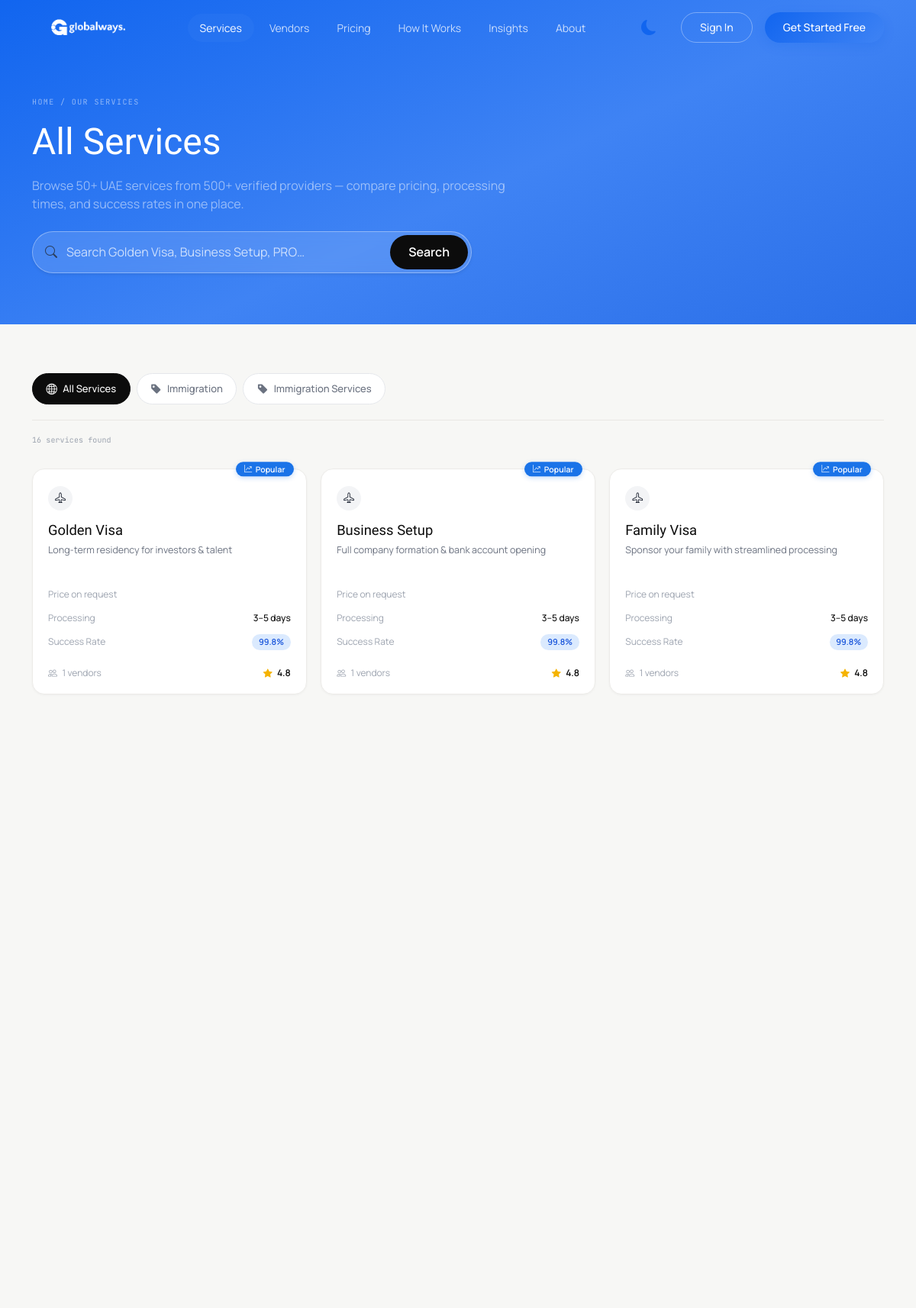
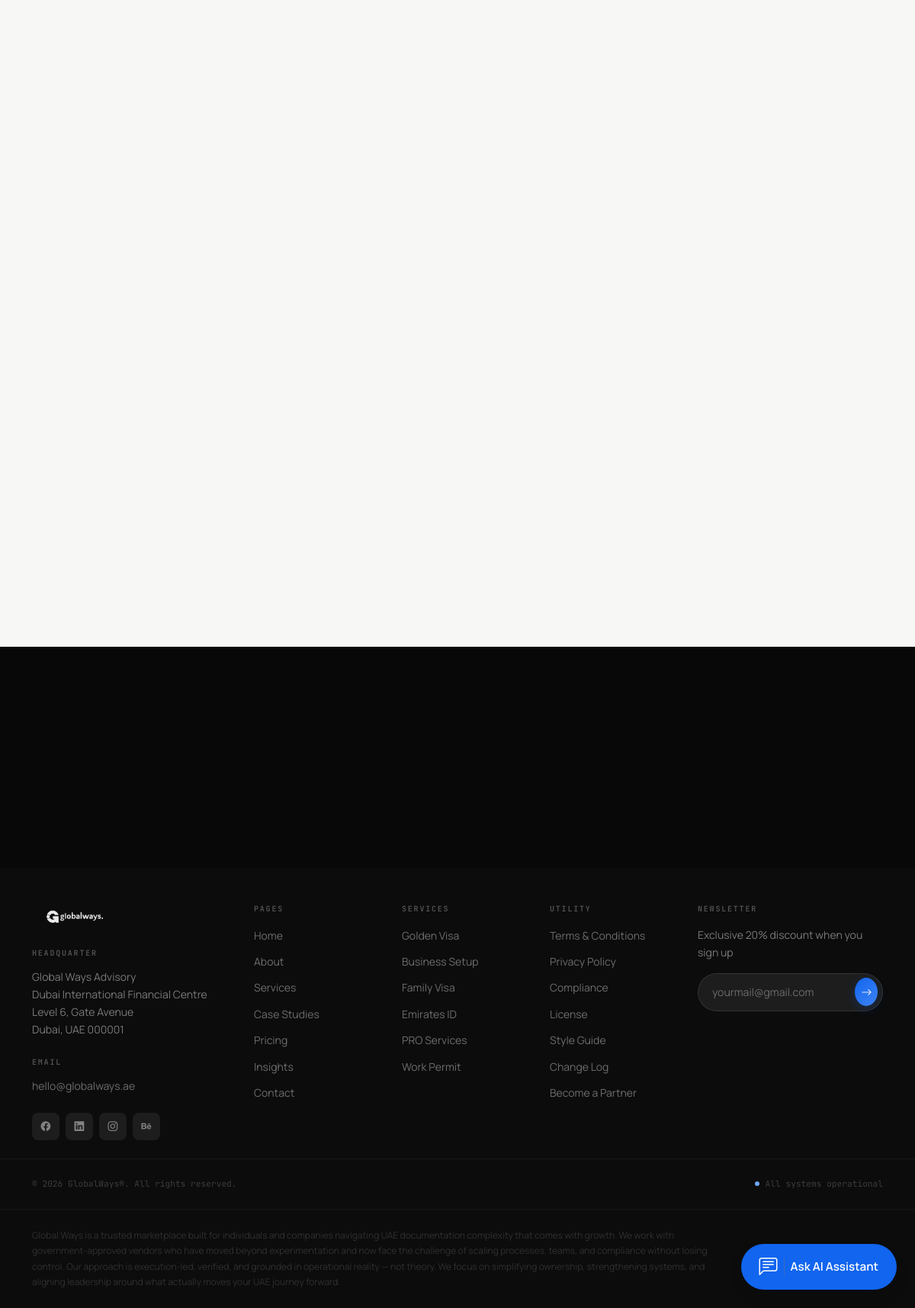
/services.php, run on the app's committed database (2 pictures, top to bottom).
### tables this page shows
CREATE TABLE `menu_items` (
  `id` int(10) unsigned NOT NULL AUTO_INCREMENT,
  `menu_id` int(10) unsigned NOT NULL,
  `parent_id` int(10) unsigned DEFAULT NULL,
  `title` varchar(150) NOT NULL,
  `url` varchar(255) NOT NULL,
  `sort_order` int(11) DEFAULT 0,
  PRIMARY KEY (`id`),
  KEY `idx_menu_id` (`menu_id`),
  CONSTRAINT `fk_menu_items_menu` FOREIGN KEY (`menu_id`) REFERENCES `menus` (`id`) ON DELETE CASCADE
);

CREATE TABLE `service_categories` (
  `id` int(10) unsigned NOT NULL AUTO_INCREMENT,
  `uuid` char(36) NOT NULL,
  `name` varchar(150) NOT NULL,
  `slug` varchar(191) NOT NULL,
  `description` text DEFAULT NULL,
  `created_at` timestamp NULL DEFAULT current_timestamp(),
  PRIMARY KEY (`id`),
  UNIQUE KEY `uuid` (`uuid`),
  UNIQUE KEY `name` (`name`),
  UNIQUE KEY `slug` (`slug`)
);

CREATE TABLE `services` (
  `id` int(10) unsigned NOT NULL AUTO_INCREMENT,
  `uuid` char(36) NOT NULL,
  `provider_id` int(10) unsigned DEFAULT NULL,
  `category_id` int(10) unsigned DEFAULT NULL,
  `title` varchar(191) NOT NULL,
  `slug` varchar(191) NOT NULL,
  `short_description` varchar(255) DEFAULT NULL,
  `description` text DEFAULT NULL,
  `price` decimal(10,2) DEFAULT NULL,
  `currency` varchar(10) DEFAULT 'USD',
  `duration_minutes` int(11) DEFAULT NULL,
  `images` longtext DEFAULT NULL CHECK (json_valid(`images`)),
  `status` enum('draft','published','archived') NOT NULL DEFAULT 'draft',
  `created_at` timestamp NULL DEFAULT current_timestamp(),
  `updated_at` timestamp NULL DEFAULT NULL ON UPDATE current_timestamp(),
  `rating_avg` decimal(4,2) DEFAULT NULL,
  `rating_count` int(10) unsigned DEFAULT 0,
  `icon_class` varchar(100) DEFAULT 'bi-award',
  `duration_text` varchar(100) DEFAULT '5–7 days',
  `master_service_id` int(10) unsigned DEFAULT NULL,
  PRIMARY KEY (`id`),
  UNIQUE KEY `uuid` (`uuid`),
  UNIQUE KEY `slug` (`slug`),
  KEY `idx_services_provider` (`provider_id`),
  KEY `idx_services_category` (`category_id`),
  KEY `idx_services_rating_count` (`rating_count`),
  KEY `idxservices_provider_status` (`provider_id`,`status`),
  KEY `fk_services_master_service` (`master_service_id`),
  CONSTRAINT `fk_services_category` FOREIGN KEY (`category_id`) REFERENCES `service_categories` (`id`) ON DELETE SET NULL ON UPDATE CASCADE,
  CONSTRAINT `fk_services_master_service` FOREIGN KEY (`master_service_id`) REFERENCES `services` (`id`) ON DELETE SET NULL ON UPDATE CASCADE,
  CONSTRAINT `fk_services_provider` FOREIGN KEY (`provider_id`) REFERENCES `providers` (`id`) ON DELETE CASCADE ON UPDATE CASCADE
);

### services.php (the view, shortened to what the rows shown need)
<?php
require_once __DIR__ . '/lib/services_helpers.php';
$search_q = trim($_GET['q'] ?? '');
$cat_filter = trim($_GET['category'] ?? 'all');
$categories = service_categories_all();
$where = ["s.status = 'published'"];
$where_sql = implode(' AND ', $where);
$sql = "SELECT s.*, c.name as category_name, c.slug as category_slug, p.name as provider_name,
        (SELECT COUNT(DISTINCT s2.provider_id) FROM services s2 WHERE s2.category_id = s.category_id) as vendors_count
        FROM services s
        LEFT JOIN service_categories c ON c.id = s.category_id
        LEFT JOIN providers p ON p.id = s.provider_id
        WHERE $where_sql
        ORDER BY s.created_at DESC";
$res_services = $mysqli->query($sql);
$services = [];
if ($res_services) {
    while($row = $res_services->fetch_assoc()) $services[] = $row;
}
include __DIR__ . '/partials/frontend_header.php';
?>
  <main>
    <section class="page-hero">
      <div class="container-xl">
        <h1 class="font-serif mb-3" style="font-size:clamp(2.2rem,4vw,3.5rem)">All Services</h1>
      </div>
    </section>
    <section class="py-5 services-list-section">
      <div class="container-xl py-3">
        <div class="d-flex flex-wrap gap-2 services-filter-row" id="categoryFilters" role="group" aria-label="Filter by category">
          <a href="services.php?q=<?= urlencode($search_q) ?>&category=all" class="filter-pill-btn filter-pill text-decoration-none <?= $cat_filter === 'all' ? 'active' : '' ?>">
            <i class="bi bi-globe2"></i> All Services
          </a>
          <?php foreach ($categories as $cat): ?>
            <a href="services.php?q=<?= urlencode($search_q) ?>&category=<?= urlencode($cat['slug']) ?>" class="filter-pill-btn filter-pill text-decoration-none <?= $cat_filter === $cat['slug'] ? 'active' : '' ?>">
              <i class="bi bi-tag-fill"></i> <?= htmlspecialchars($cat['name']) ?>
            </a>
          <?php endforeach; ?>
        </div>
        <div class="row g-4 services-grid" id="servicesGrid">
          <?php if (empty($services)): ?>
            <div class="col-12 text-center py-5">
              <i class="bi bi-search-heart fs-1 text-muted"></i>
              <p class="text-muted mt-3">No services found matching your criteria.</p>
            </div>
          <?php else: ?>
            <?php foreach ($services as $svc):
                $price_label = !empty($svc['price']) ? 'Starting from' : 'Price on request';
                $price_value = !empty($svc['price']) ? htmlspecialchars($svc['currency'] . ' ' . number_format($svc['price'])) : '';
                $timeline = !empty($svc['duration_minutes']) ? htmlspecialchars($svc['duration_minutes'] . ' mins') : '3–5 days';
                $rating = !empty($svc['rating_avg']) ? round($svc['rating_avg'], 1) : '4.8';
                $vendor_count = !empty($svc['vendors_count']) ? $svc['vendors_count'] : '12';
            ?>
              <div class="col-sm-6 col-lg-4 service-item fade-in">
                <a href="service-detail.php?id=<?= htmlspecialchars($svc['slug']) ?>" class="svc-list-card">
                  <span class="svc-popular-badge"><i class="bi bi-graph-up-arrow"></i> Popular</span>
                  <div class="svc-icon-circle"><i class="bi bi-airplane"></i></div>
                  <h2 class="svc-card-title font-serif"><?= htmlspecialchars($svc['title']) ?></h2>
                  <p class="svc-card-desc"><?= htmlspecialchars($svc['short_description']) ?></p>
                  <div class="svc-meta-row"><span><?= htmlspecialchars($price_label) ?></span><strong><?= $price_value ?></strong></div>
                  <div class="svc-meta-row"><span>Processing</span><span class="svc-meta-val"><?= $timeline ?></span></div>
                  <div class="svc-meta-row"><span>Success Rate</span><span class="svc-rate-pill">99.8%</span></div>
                  <div class="svc-card-footer">
                    <span><i class="bi bi-people"></i> <?= htmlspecialchars($vendor_count) ?> vendors</span>
                    <span class="svc-rating"><i class="bi bi-star-fill"></i> <?= htmlspecialchars($rating) ?></span>
                  </div>
                </a>
              </div>
            <?php endforeach; ?>
          <?php endif; ?>
        </div>
      </div>
    </section>
  </main>
<?php include __DIR__ . '/partials/frontend_footer.php'; ?>

### partials/frontend_header.php (shortened to what the rows shown need)
<?php
require_once __DIR__ . '/../lib/permissions.php';
$header_items = [];
$h_res = $mysqli->query("SELECT mi.* FROM menu_items mi JOIN menus m ON m.id = mi.menu_id WHERE m.location = 'header' ORDER BY mi.sort_order ASC, mi.id ASC");
if ($h_res) {
    while ($row = $h_res->fetch_assoc()) {
        $header_items[] = $row;
    }
}
?>
<!DOCTYPE html>
<html lang="en">
<head>
  <link href="https://cdn.jsdelivr.net/npm/bootstrap@5.3.3/dist/css/bootstrap.min.css" rel="stylesheet">
  <link href="https://cdn.jsdelivr.net/npm/bootstrap-icons@1.11.3/font/bootstrap-icons.min.css" rel="stylesheet">
  <link href="css/globalways.css" rel="stylesheet">
</head>
<body>
  <nav class="navbar navbar-expand-lg gw-navbar fixed-top" id="gwNav">
    <div class="container-xl">
      <div class="collapse navbar-collapse" id="mainNav">
        <ul class="navbar-nav mx-auto mb-2 mb-lg-0 gap-lg-1">
          <?php foreach ($header_items as $item): ?>
            <li class="nav-item">
              <a class="nav-link" href="<?= htmlspecialchars($item['url']) ?>">
                <?= htmlspecialchars($item['title']) ?>
              </a>
            </li>
          <?php endforeach; ?>
        </ul>
      </div>
    </div>
  </nav>
  <div id="main-content-layout">

### partials/frontend_footer.php (shortened to what the rows shown need)
<?php
require_once __DIR__ . '/../lib/db_mysqli.php';
$footer_pages = [];
$res1 = $mysqli->query("SELECT mi.* FROM menu_items mi JOIN menus m ON m.id = mi.menu_id WHERE m.location = 'footer_pages' ORDER BY mi.sort_order ASC, mi.id ASC");
if ($res1) {
    while ($row = $res1->fetch_assoc()) $footer_pages[] = $row;
}
$footer_services = [];
$res2 = $mysqli->query("SELECT mi.* FROM menu_items mi JOIN menus m ON m.id = mi.menu_id WHERE m.location = 'footer_services' ORDER BY mi.sort_order ASC, mi.id ASC");
if ($res2) {
    while ($row = $res2->fetch_assoc()) $footer_services[] = $row;
}
$footer_utility = [];
$res3 = $mysqli->query("SELECT mi.* FROM menu_items mi JOIN menus m ON m.id = mi.menu_id WHERE m.location = 'footer_utility' ORDER BY mi.sort_order ASC, mi.id ASC");
if ($res3) {
    while ($row = $res3->fetch_assoc()) $footer_utility[] = $row;
}
?>
  </div>
  <footer class="gw-footer">
  <div class="container-xl pt-5 pb-4">
    <div class="row g-4 g-lg-5">
      <div class="col-6 col-lg-2">
        <ul class="list-unstyled footer-links">
          <?php foreach ($footer_pages as $item): ?>
            <li><a href="<?= htmlspecialchars($item['url']) ?>"><?= htmlspecialchars($item['title']) ?></a></li>
          <?php endforeach; ?>
        </ul>
      </div>
      <div class="col-6 col-lg-2">
        <ul class="list-unstyled footer-links">
          <?php foreach ($footer_services as $item): ?>
            <li><a href="<?= htmlspecialchars($item['url']) ?>"><?= htmlspecialchars($item['title']) ?></a></li>
          <?php endforeach; ?>
        </ul>
      </div>
      <div class="col-6 col-lg-2">
        <ul class="list-unstyled footer-links">
          <?php foreach ($footer_utility as $item): ?>
            <li><a href="<?= htmlspecialchars($item['url']) ?>"><?= htmlspecialchars($item['title']) ?></a></li>
          <?php endforeach; ?>
        </ul>
      </div>
    </div>
  </div>
</footer>
</body>
</html>

### data on the page
menu_items: title "Services"
menu_items: title "Vendors"
menu_items: title "Pricing"
menu_items: title "How It Works"
menu_items: title "Insights"
menu_items: title "About"
service_categories: name "Immigration"
service_categories: name "Immigration Services"
services: title "Golden Visa", short_description "Long-term residency for investors & talent", price "Price on request", duration_minutes "3–5 days", vendor_count "1", rating_avg "4.8"
services: title "Business Setup", short_description "Full company formation & bank account opening", price "Price on request", duration_minutes "3–5 days", vendor_count "1", rating_avg "4.8"
services: title "Family Visa", short_description "Sponsor your family with streamlined processing", price "Price on request", duration_minutes "3–5 days", vendor_count "1", rating_avg "4.8"
menu_items: title "Home"
menu_items: title "About"
menu_items: title "Services"
menu_items: title "Case Studies"
menu_items: title "Pricing"
menu_items: title "Insights"
menu_items: title "Contact"
menu_items: title "Golden Visa"
menu_items: title "Business Setup"
menu_items: title "Family Visa"
menu_items: title "Emirates ID"
menu_items: title "PRO Services"
menu_items: title "Work Permit"
menu_items: title "Terms & Conditions"
menu_items: title "Privacy Policy"
menu_items: title "Compliance"
menu_items: title "License"
menu_items: title "Style Guide"
menu_items: title "Change Log"
menu_items: title "Become a Partner"

### other printed values
count($services) "16"
$footer_settings['contact_address'] "Global Ways Advisory Dubai International Financial Centre Level 6, Gate Avenue Dubai, UAE 000001"
$footer_settings['contact_email'] "hello@globalways.ae"
$footer_settings['footer_newsletter_text'] "Exclusive 20% discount when you sign up"
